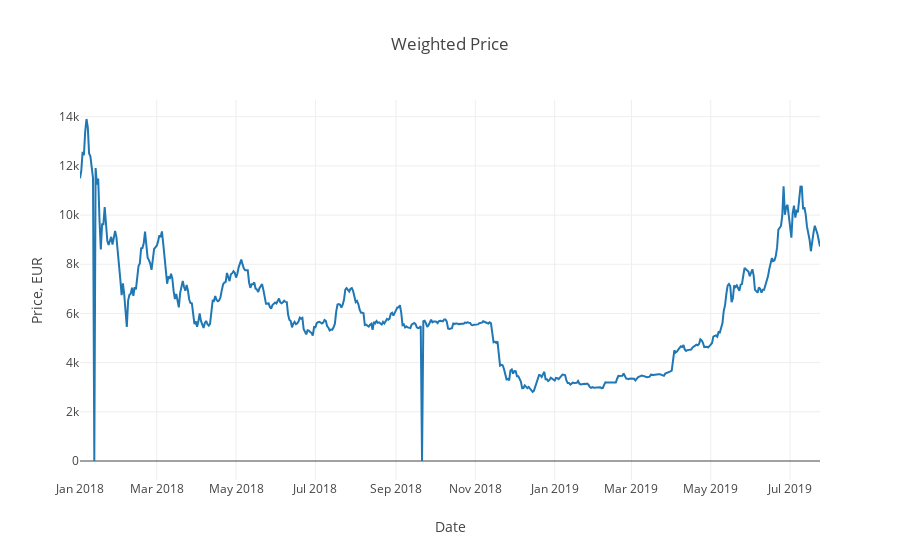

The notebook cell saved with this chart:
### Code cell
data = [btc_trace1]
layout = dict(title = 'Weighted Price', xaxis = dict(title = 'Date'),
              yaxis = dict(title = 'Price, EUR'))
fig = dict(data=data, layout=layout)
plotly.offline.iplot(fig)

### Figure 1 — Plotly figure (JSON) as saved in the notebook; plotly's stock layout.template omitted (floating-point values rounded to 4 significant figures; data arrays with more than 128 entries replaced by an {"elided": "..."} marker saying what was removed)
{"data": [{"type": "scatter", "uid": "92295edd-ded8-40ba-b11b-f2074eaafeab", "x": {"elided": "570 str values"}, "y": {"elided": "570 float values"}}], "layout": {"title": {"text": "Weighted Price"}, "xaxis": {"title": {"text": "Date"}}, "yaxis": {"title": {"text": "Price, EUR"}}}}
